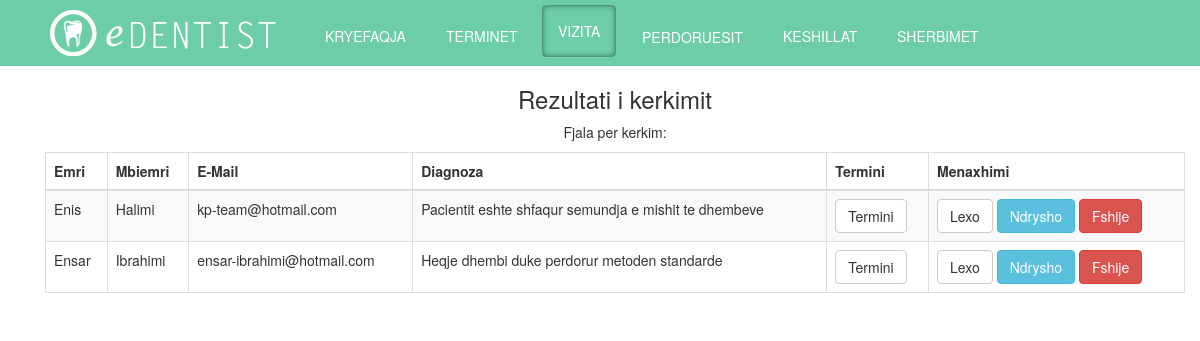
The page /admin/CRUDv/search.php (signed in) on the database its author committed.
### tables this page shows
CREATE TABLE `user` (
  `user_id` int(11) NOT NULL,
  `username` varchar(100) NOT NULL,
  `password` varchar(100) NOT NULL,
  `name` varchar(100) NOT NULL,
  `surname` varchar(100) NOT NULL,
  `email` varchar(100) NOT NULL,
  `admin` tinyint(1) NOT NULL
);

CREATE TABLE `vizita` (
  `id_historiku` int(11) NOT NULL,
  `diagnose` text NOT NULL,
  `termin_id` int(11) NOT NULL
);

### admin/CRUDv/search.php (the view, shortened to what this page needs)
<?php
if(!isset($_SESSION['logged_in']))
 {
     $message = "Nuk keni akses.";
     echo "<script type='text/javascript'>alert('$message');</script>" ;
      header("refresh:0 url=../index.php");
 }
 else if($_SESSION['mof'] == 0)
 {
      $message = "Nuk keni akses.";
     echo "<script type='text/javascript'>alert('$message');</script>" ;
      header("refresh:0 url=../index.php");
 }
 else{
     $term= null;
    if (!empty($_GET))
    {
        $term = $_GET['id'];
    }
    else{
    $term = $_POST['srch-term'];
    }
      ?>
<!DOCTYPE html>
<html>
    <head>
	<link rel="stylesheet" type="text/css" href="../../css/mystyle.css">
	<link rel="stylesheet" type="text/css" href="../../css/hover.css">
    <link href="../../css/bootstrap.min.css" rel="stylesheet">
     <link rel="stylesheet" href="//code.jquery.com/ui/1.12.1/themes/base/jquery-ui.css">
    </head>
    <body>
    <div class = "navbar navbar-inverse navbar-fixed-top" id="header" >
        <div class = "container">
            <div class="collapse navbar-collapse" id="navbar-collapse">
                <ul class ="nav navbar-nav">
                    <li><a href="../index.php" id="logo"></a></li>
                    <li><a href="../index.php" class="hvr-underline-from-left" id="links">KRYEFAQJA</a></li>
                    <li><a href="../?admin=terminet" class="hvr-underline-from-left"id="links"> TERMINET</a></li>
                     <li><a href="../?admin=vizita" class="hvr-underline-from-left"id="active">VIZITA </a></li>
                    <li><a href="../?admin=userat" class="hvr-underline-from-left"id="links">PERDORUESIT </a></li>
                    <li><a href="../?admin=keshillat" class="hvr-underline-from-left"id="links">KESHILLAT </a></li>
                    <li><a href="../?admin=sherbimet" class="hvr-underline-from-left" id="links">SHERBIMET</a></li>
                 </ul>
             </div>
        </div>
    </div>
    <div class ="container" id="content" align="center">
     <div class="container">
            <div class="row">
                <h3>Rezultati i kerkimit</h3>
                <p>Fjala per kerkim: <?php echo $term;?></p>
            </div>
                 <table class="table table-striped table-bordered">
                  <thead>
                    <tr>
                      <th>Emri</th>
                      <th>Mbiemri</th>
                      <th>E-Mail</th>
                      <th>Diagnoza</th>
                      <th>Termini</th>
                      <th>Menaxhimi</th>
                    </tr>
                  </thead>
                  <tbody>
                  <?php
                  $selektimi = "SELECT u.name, u.surname, u.email, t.id_termini, v.id_historiku, v.diagnose, t.date, t.time FROM user AS u INNER JOIN termini as T INNER JOIN vizita AS v ON t.id_users=u.user_id AND t.id_termini=v.termin_id WHERE u.name LIKE '%".$term."%' OR u.surname LIKE '%".$term."%' OR u.email LIKE '%".$term."%' OR t.time LIKE '%".$term."%' OR t.date LIKE '%".$term."%' OR v.diagnose LIKE '%".$term."%' ORDER BY `t`.`date` ASC, t.time ASC";
                    		$result = mysql_query($selektimi) or die ('invalid query:'. mysql_error());
                       if(mysql_num_rows($result)== 0){
            $message = "Nuk eshte gjetur asnje e dhene. Provoni perseri";
                        echo "<script type='text/javascript'>alert('$message');</script>";
                        header("refresh:0;url=../?admin=vizita");
        }
                else{
                  while($row = mysql_fetch_array($result))
		{
			list( $name, $surname,  $email, $termini_id, $vizita_id, $diagnoza )=$row;
			echo '  <tr>';
			echo '<td>'.$name.'</td>';
			echo '<td>'.$surname.'</td>';
		       echo '<td>'.$email.'</td>';
			echo '<td>'.$diagnoza.'</td>';
                        echo '<td><a class="btn btn-default" href="CRUD/read.php?id='.$termini_id.'" >Termini</a></td>';
                        echo '<td><a class="btn btn-default" href="CRUDv/read.php?id='.$vizita_id.'" >Lexo</a>';
                        echo '<a class="btn btn-info   " href="CRUDv/update.php?id='.$vizita_id.'" >Ndrysho</a>';
                        echo '<a class="btn btn-danger" href="CRUDv/delete.php?id='.$vizita_id.'" >Fshije</a></td>';
			echo '  </tr>';
		}
                }
                  ?>
                  </tbody>
            </table>
     </div>
        </div>
    </body>
 <?php
                }

### css/mystyle.css (style rules this page uses)
html { margin: 0px; }
#header { margin: 0px; }
body { color: #666666; margin : 0px; font-family:"Letter Gothic Bold", Letter Gothic, sans-serif; background-color: #CCCCCC; }
#header #links, #links:hover { color:#FFFFFF; background-color:#6ccda6; margin-left: 10px; }
#logo { position: relative; display: inline; background-image: url("../images/logo.png"); width: 250px; height: 60px; float: left; padding: 0px; margin:0px 0px 0px 20px; }
#links { margin:5% 0px 0px 10%; }
#header #active { background: none; box-shadow: inset 0 0 5px rgba(0,0,0, 0.4), rgba(255,255,255,0.1) 0 1px 0; border-radius: 4px; border: 1px solid rgba(0,0,0,0.25); color: #fff; margin-left: 10px; }

### rows shown on the page
user: name "Enis", surname "Halimi", email "kp-team@hotmail.com", vizita.diagnose "Pacientit eshte shfaqur semundja e mishit te dhembeve"
user: name "Ensar", surname "Ibrahimi", email "ensar-ibrahimi@hotmail.com", vizita.diagnose "Heqje dhembi duke perdorur metoden standarde"
